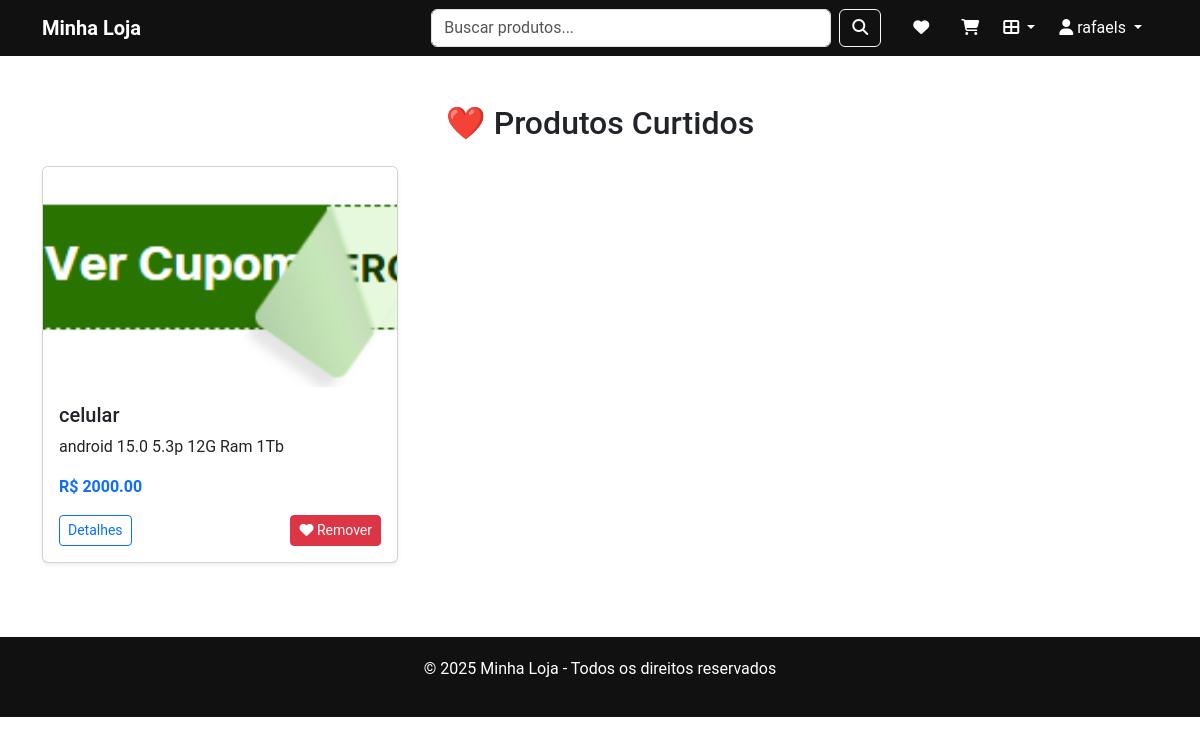
The app's page /produtos/curtidos/ (signed in) with its own data.
### produtos/models.py (models this page shows, shortened)
class Produto(models.Model):
    nome = models.CharField(max_length=100)
    descricao = models.TextField()
    preco = models.DecimalField(max_digits=10, decimal_places=2)
    imagem = models.ImageField(upload_to='produtos/')
    categoria = models.ForeignKey(Categoria, on_delete=models.SET_NULL, null=True, blank=True)
    curtido_por = models.ManyToManyField(User, related_name='produtos_curtidos', blank=True)

### produtos/views.py (the view)
# urls.py: path('produtos/curtidos/', produtos_curtidos, name='produtos_curtidos'),
@login_required
def produtos_curtidos(request):
    produtos = request.user.produtos_curtidos.all()
    return render(request, "produtos/curtidos.html", {"produtos": produtos})

### produtos/context_processors.py (called while the page is built)
def categorias(request):
    return {
        'categorias': Categoria.objects.all()
    }

### produtos/templates/produtos/curtidos.html
{% extends 'produtos/base.html' %}
{% block content %}
<h2 class="mb-4 text-center">❤️ Produtos Curtidos</h2>
{% if produtos %}
<div class="row">
    {% for produto in produtos %}
    <div class="col-md-4">
        <div class="card mb-4 shadow-sm">
            {% if produto.imagem %}
            <img src="{{ produto.imagem.url }}" class="card-img-top" alt="{{ produto.nome }}">
            {% else %}
            <img src="https://via.placeholder.com/300x200" class="card-img-top" alt="Sem imagem">
            {% endif %}
            <div class="card-body">
                <h5 class="card-title">{{ produto.nome }}</h5>
                <p class="card-text text-truncate">{{ produto.descricao|truncatechars:80 }}</p>
                <p class="card-text fw-bold text-primary">R$ {{ produto.preco }}</p>
                <div class="d-flex justify-content-between align-items-center">
                    <a href="{% url 'detalhe_produto' produto.id %}" class="btn btn-outline-primary btn-sm">Detalhes</a>
                    <a href="{% url 'curtir_produto' produto.id %}" class="btn btn-danger btn-sm">
                        <i class="fas fa-heart"></i> Remover
                    </a>
                </div>
            </div>
        </div>
    </div>
    {% endfor %}
</div>
{% else %}
    <p class="text-center text-muted">Você ainda não curtiu nenhum produto.</p>
{% endif %}
{% endblock %}

### produtos/templates/produtos/base.html (shortened to what this page needs)
{% load static %}
<!DOCTYPE html>
<html lang="pt-br">
<head>
  <link href="https://cdn.jsdelivr.net/npm/bootstrap@5.3.2/dist/css/bootstrap.min.css" rel="stylesheet">
  <link href="https://cdnjs.cloudflare.com/ajax/libs/font-awesome/6.4.0/css/all.min.css" rel="stylesheet">
</head>
<body>
<nav class="navbar navbar-expand-lg navbar-dark">
  <div class="container">
    <a class="navbar-brand fw-bold" href="{% url 'lista_produtos' %}">Minha Loja</a>
<form class="d-flex ms-auto me-3 position-relative" method="get" action="{% url 'lista_produtos' %}">
  <input id="search-input" class="form-control search-bar me-2" type="search" placeholder="Buscar produtos..." name="q" autocomplete="off">
  <button class="btn btn-outline-light" type="submit"><i class="fas fa-search"></i></button>
</form>
   <ul class="navbar-nav d-flex flex-row">
  <li class="nav-item mx-2">
    <a class="nav-link" href="{% url 'produtos_curtidos' %}"><i class="fas fa-heart"></i></a>
  </li>
  <li class="nav-item mx-2">
    <a class="nav-link" href="{% url 'ver_carrinho' %}"><i class="fas fa-shopping-cart"></i></a>
  </li>
  <li class="nav-item dropdown">
  <a class="nav-link dropdown-toggle" href="#" id="navbarDropdownCategorias" role="button" data-bs-toggle="dropdown" aria-expanded="false">
    <i class="fas fa-th-large"></i>
  </a>
</li>
  {% if user.is_authenticated %}
  <li class="nav-item dropdown mx-2">
    <a class="nav-link dropdown-toggle" href="#" role="button" data-bs-toggle="dropdown">
      <i class="fas fa-user"></i> {{ user.username }}
    </a>
  </li>
  {% else %}
  <li class="nav-item mx-2">
    <a class="nav-link" href="{% url 'login_usuario' %}"><i class="fas fa-user"></i></a>
  </li>
  {% endif %}
</ul>
  </div>
</nav>
 <div class="container my-5">
    {% block content %}{% endblock %}
  </div>
<footer>
  <p>&copy; 2025 Minha Loja - Todos os direitos reservados</p>
</footer>
</body>
</html>

### produtos/templates/produtos/base.html (style rules this page uses)
body { font-family: 'Roboto', sans-serif; }
.navbar { background-color: #111; }
.navbar .nav-link, .navbar-brand { color: #fff !important; }
.search-bar { width: 400px; color: black; background-color: white; }
.card img { height: 220px; object-fit: cover; }
footer { background: #111; color: #fff; text-align: center; padding: 20px; margin-top: 50px; }
.search-bar::placeholder { color: #555; }

### records on screen
Produto: imagem (picture), nome "celular", descricao "android 15.0 5.3p 12G Ram 1Tb", preco "2000.00"

### other values on screen
{{ user.username }} "rafaels"
